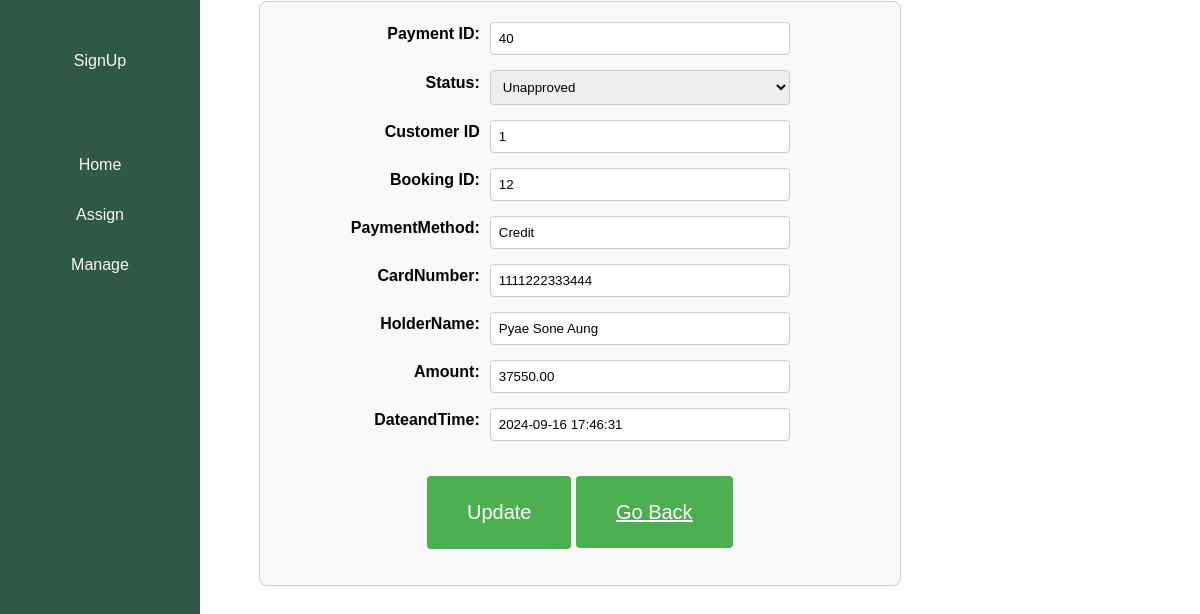
Page /MagPaymentDetails.php?PaymentID=40 on the committed database.
### tables this page shows
CREATE TABLE `payment` (
  `PaymentID` int(11) NOT NULL,
  `BookingID` int(11) DEFAULT NULL,
  `CustomerID` int(11) DEFAULT NULL,
  `PaymentMethod` varchar(100) DEFAULT NULL,
  `CardNumber` varchar(100) NOT NULL,
  `HolderName` varchar(100) NOT NULL,
  `ExpMonth` varchar(100) NOT NULL,
  `ExpYear` varchar(100) NOT NULL,
  `Zip` varchar(100) NOT NULL,
  `CVV` varchar(100) NOT NULL,
  `Amount` decimal(10,2) DEFAULT NULL,
  `DateandTime` timestamp NOT NULL DEFAULT current_timestamp() ON UPDATE current_timestamp(),
  `PaymentStatus` varchar(100) DEFAULT NULL
);

### MagPaymentDetails.php (the view, shortened to what this page needs)
<?php
$PaymentID = isset($_GET['PaymentID']) ? $_GET['PaymentID'] : 0;
include("ConnectDB.php");
$query = "SELECT * FROM payment WHERE PaymentID = $PaymentID";
$result = $connection->query($query);
$booking = $result->fetch_assoc();
?>
<head>
    <link rel="stylesheet" type="text/css" href="Style.css">
</head>
<body>
<?php include('Anavbar.php'); ?>
<div class="content">
<div class="BookingDetails">
<form method="POST">
<div class="tblrow">
    <label>Payment ID:</label>
    <input type="text" value="<?php echo $booking['PaymentID']; ?>" readonly><br>
</div>
<div class="tblrow">
    <label>Status:</label>
    <select name="status" class="combo">
        <option value="Unapproved" <?php if ($booking['PaymentStatus'] == 'Unapproved') echo 'selected'; ?>>Unapproved</option>
    </select><br>
    </div>
<div class="tblrow">
    <label>Customer ID</label>
    <input type="text" value="<?php echo $booking['CustomerID']; ?>" readonly>
    <br>
    </div>
    <div class="tblrow">
    <label>Booking ID:</label>
    <input type="text" value="<?php echo $booking['BookingID']; ?>" readonly>
    <br>
</div>
    <div class="tblrow">
    <label>PaymentMethod:</label>
    <input type="text" value="<?php echo $booking['PaymentMethod']; ?>" readonly><br>
    </div>
    <div class="tblrow">
    <label>CardNumber:</label>
    <input type="text" value="<?php echo $booking['CardNumber']; ?>" readonly><br>
    </div>
    <div class="tblrow">
    <label>HolderName:</label>
    <input type="text" value="<?php echo $booking['HolderName']; ?>" readonly><br>
    </div>
    <div class="tblrow">
    <label>Amount:</label>
    <input type="text" value="<?php echo $booking['Amount']; ?>" readonly><br>
    </div>
    <div class="tblrow">
    <label>DateandTime:</label>
    <input type="text" value="<?php echo $booking['DateandTime']; ?>" readonly><br>
    </div>
    <center>
    <button type="submit">Update</button>
    <a href="MagPayment.php?Type=<?php echo $booking['PaymentStatus'];?>">Go Back</a>
    </center>
</form>
</div>
</div>
</body>
</html>

### Style.css (style rules this page uses)
body { font-family: Arial, sans-serif; margin: 0; padding: 0; display: flex; }
div.content { margin-left: 200px; padding: 1px 16px; height: 1000px; }
input[type=text] { width: 300px; margin-bottom: 20px; padding: 12px; border: 1px solid #ccc; border-radius: 3px; }
label { margin-bottom: 10px; display: block; }
a { color: #2196F3; }
.BookingDetails { width: 600px; margin: 0 auto; margin-left: -70px; padding: 20px; background-color: #f9f9f9; border: 1px solid #ccc; border-radius: 8px; }
.tblrow { display: flex; align-items: center; margin-bottom: 15px; margin-left: -100px; }
.tblrow label { width: 300px; font-weight: bold; text-align: right; padding-right: 10px; }
.tblrow input[type="text"], .tblrow input[type="date"], .tblrow input[type="number"], .tblrow textarea, .tblrow select { width: 300px; height: auto; padding: 8px; margin: 0; border: 1px solid #ccc; border-radius: 4px; }
.BookingDetails input[type="submit"], .BookingDetails button, .BookingDetails a { background-color: #4CAF50; font-size: 20px; color: white; padding: 25px 40px; border: none; border-radius: 4px; cursor: pointer; margin-top: 20px; }

### rows in the picture
payment: PaymentID "40", status "Unapproved", CustomerID "1", BookingID "12", PaymentMethod "Credit", CardNumber "1111222333444", HolderName "Pyae Sone Aung", Amount "37550.00", DateandTime "2024-09-16 17:46:31"
